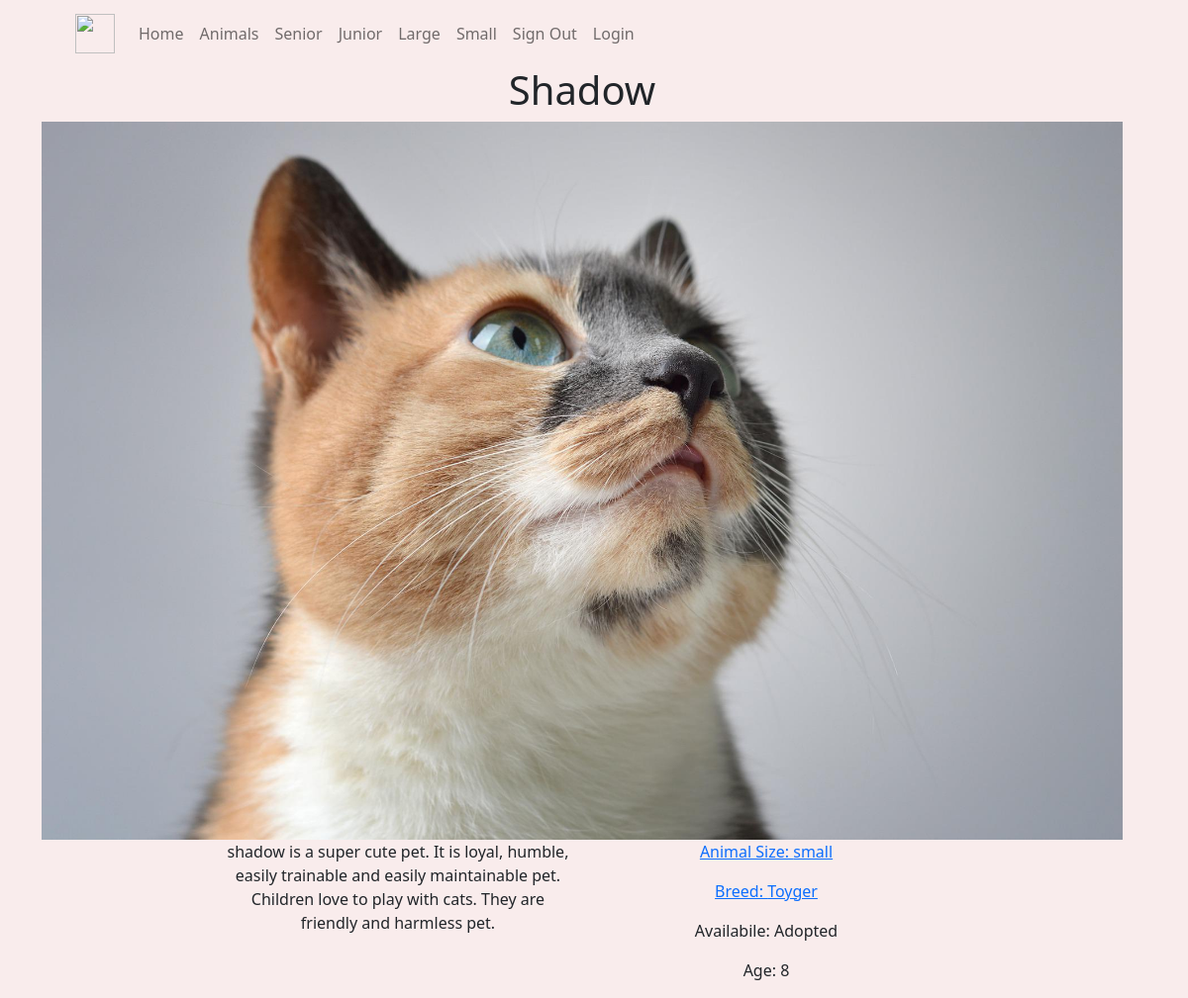
Page /details.php?animal_id=2 on the committed database.
### tables this page shows
CREATE TABLE `animal` (
  `animal_id` int(11) NOT NULL,
  `animal_name` varchar(50) NOT NULL,
  `picture` varchar(255) NOT NULL,
  `address` varchar(255) NOT NULL,
  `description` text DEFAULT NULL,
  `size` enum('small','large') NOT NULL,
  `age` int(11) NOT NULL,
  `breed` varchar(50) NOT NULL,
  `vaccinated` enum('Yes','No') NOT NULL,
  `status` enum('Adopted','Available') NOT NULL
);

### details.php (the view, shortened to what this page needs)
<?php
require_once 'components/db_connect.php';
$sql = "SELECT * FROM animal WHERE animal_id = $_GET[animal_id]";
$result = mysqli_query($connect, $sql);
$tbody="";
if(mysqli_num_rows($result)>0){
    while($row = mysqli_fetch_assoc($result)){
        $tbody .= "
        <div class='row text-center justify-content-center'>
            <div class='nsl'></div>
            <div class='col-12 nsl'>
                <h1 class='dit'>
                  ".$row['animal_name']."
                </h1>
                <div class='dimgbox'>
                    <img class='ditimg' src='./pictures/".$row['picture']."'>
                </div>
            </div>
            <div class='col-4 nsl'>
                <p class='dit'>
                     ".$row['description']."
                </p>
            </div>
            <div class='col-4 nsl'>
                <p class='dit'>  <a class='eddt' href='".$row['size'].".php'>
                    Animal Size: ".$row['size']."
                </p>
                <p class='dit'>  <a class='eddt' href='breed.php?breed=".$row['breed']."'>
                    Breed: ".$row['breed']." </a>
                </p>
                <p class='dit'>
                   Availabile: ".$row['status']."
                </p>
                <p class='dit'>
                   Age: ".$row['age']."
                </p>
            </div>
        </div>";
    };
}else {
    $tbody="
       <tr>
         <td> colspan='5' class='text-center'>Not Data </td>
        </tr>
    ";
}
?>
<!DOCTYPE html>
<html lang="en">
<head>
    <link rel="stylesheet" href="css/style.css">
    <?php require_once 'components/boot.php' ?>
</head>
<body class="body_style">
<?php require_once 'components/navbar.php' ?>
      <div class="container">
        <?php
           echo $tbody;
        ?>
      </div>
</body>
</html>

### css/style.css (style rules this page uses)
* { max-width: 100%; }
.body_style { background-color: #f7e4e4ab; }

### rows in the picture
animal: animal_name "Shadow", picture (picture), description "shadow is a super cute pet. It is loyal, humble, easily trainable and easily maintainable pet. Children love to play with cats. They are friendly and harmless pet.", size "small", breed "Toyger", status "Adopted", age "8"
